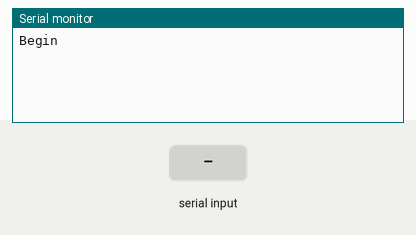
Simulated run of this sketch. Board: Arduino Uno, built with avr-gcc and run on an emulated ATmega328P. Parts: the last lines printed to the serial monitor. The test bench sets the inputs (shaded band).

Above: at 1.2 s.
1.3 s: "1" received over Serial
At 2.1 s:
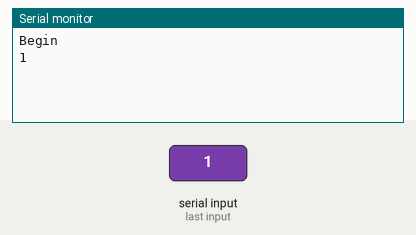
2.8 s: "0" received over Serial
At 3.3 s:
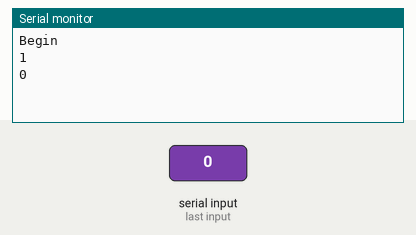
4.3 s: "2" received over Serial
At 5.6 s:
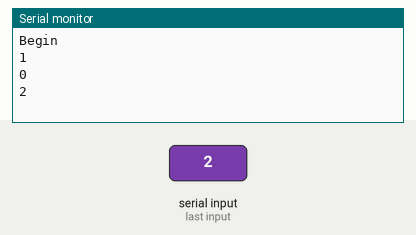

The sketch:

CodeNhanData.ino
```cpp
void setup() {
  // put your setup code here, to run once:
  Serial.begin(9600);
  Serial.println("Begin");
}

void loop() {
  // put your main code here, to run repeatedly:
  if(Serial.available())
  {
    Serial.println(String(char(Serial.read())));
  }
}
```

Measured:
- after the input at 1.3 s, the serial monitor: prints a new line at once (image 1)
- after the input at 2.8 s, the serial monitor: prints a new line at once (image 2)
- after the input at 4.3 s, the serial monitor: prints a new line at once (image 3)
